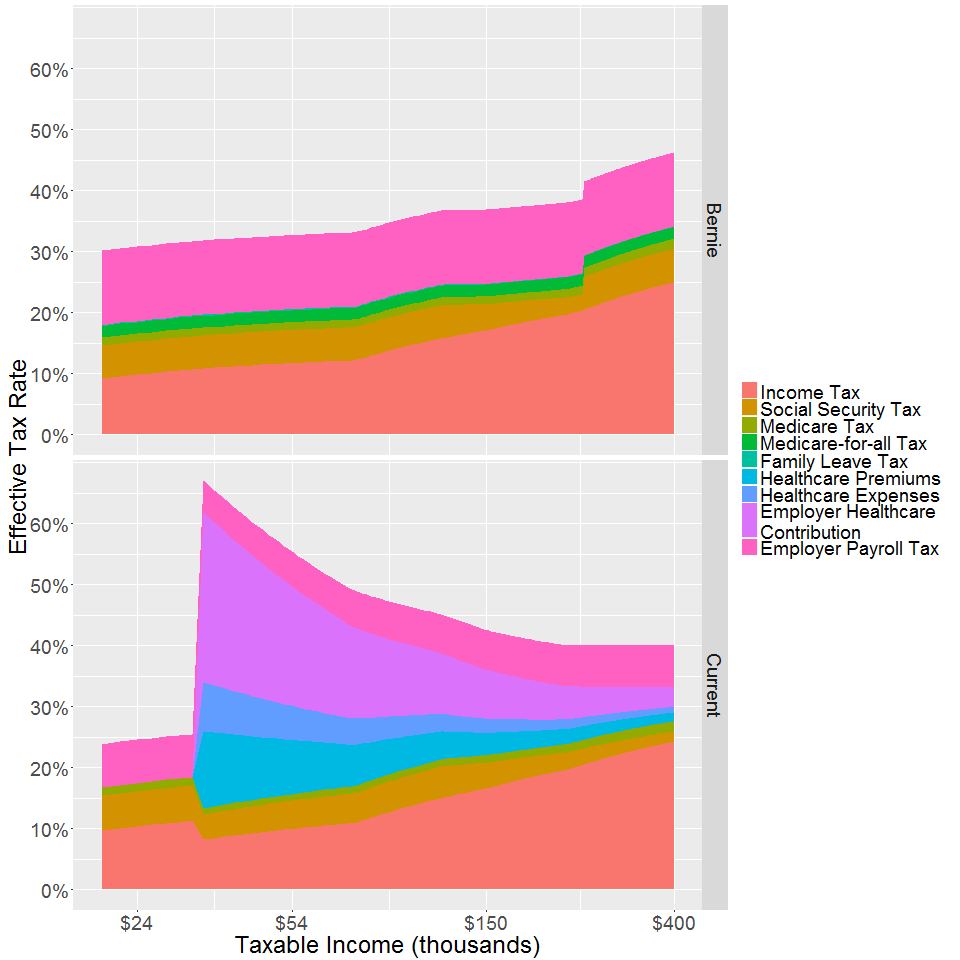

Generate this figure with R:
library(dplyr); library(tidyr); library(acs); library(ggplot2); library(readxl)
library(gridExtra)

useCorporateWelfare <- F

nilBracket <- data.frame(
  bottom = 0, cap = Inf, rate = 0, extra = 0, deduct = 0
)


# https://berniesanders.com/issues/medicare-for-all
# https://berniesanders.com/wp-content/uploads/2016/01/friedman-memo-1.pdf
incomeBracketsBernie <- data.frame(
  bottom = c(0, 18450, 74900, 151200, 230450, 250000, 
             499999, 2000000, 10000000),
  cap = c(18450, 74900, 151200, 230450, 250000, 
          499999, 2000000, 10000000, Inf),
  rate  = c(.1, .15, .25, .28, .33, .37, .43, .48, .52),
  extra = 0, deduct = 1
)

#http://www.bankrate.com/finance/taxes/tax-brackets.aspx
#Married/jointly 2015 rate
incomeBracketsCurrent <- data.frame(
  bottom = c(0, 18450, 74900, 151200, 230450, 411500, 464850),
  cap = c(18450, 74900, 151200, 230450, 411500, 464850, Inf),
  rate = c(.1, .15, .25, .28, .33, .35, .396),
  extra = 0, deduct = 1
)

#https://www.irs.gov/publications/p15/ar02.html#en_US_2016_publink1000202402
# Tax rates and the social security wage base limit.   Social security and
# Medicare taxes have different rates and only the social security tax has a
# wage base limit. The wage base limit is the maximum wage subject to the tax
# for the year. Determine the amount of withholding for social security and
# Medicare taxes by multiplying each payment by the employee tax rate. There are
# no withholding allowances for social security and Medicare taxes.
# 
# For 2016, the social security tax rate is 6.2% (amount withheld) each for the
# employer and employee (12.4% total). The social security wage base limit is
# $118,500. The tax rate for Medicare is 1.45% (amount withheld) each for the
# employee and employer (2.9% total). There is no wage base limit for Medicare
# tax; all covered wages are subject to Medicare tax.
# 
# Additional Medicare Tax withholding.   In addition to withholding Medicare tax
# at 1.45%, you must withhold a 0.9% Additional Medicare Tax from wages you pay
# to an employee in excess of $200,000 in a calendar year. You are required to
# begin withholding Additional Medicare Tax in the pay period in which you pay
# wages in excess of $200,000 to an employee and continue to withhold it each
# pay period until the end of the calendar year. Additional Medicare Tax is only
# imposed on the employee. There is no employer share of Additional Medicare
# Tax. All wages that are subject to Medicare tax are subject to Additional
# Medicare Tax withholding if paid in excess of the $200,000 withholding
# threshold.
ssBracketsCurrent <- data.frame(
  bottom = c(0, 118500),
  cap = c(118500, Inf),
  rate = c(.062, 0),
  extra = 0, deduct = 0
)

medicareBracketsCurrent <- data.frame(
  bottom = c(0, 200000),
  cap = c(200000, Inf),
  rate = c(.0145, .0145 + .009),
  extra = 0, deduct = 0
)

#https://www.ssa.gov/oact/solvency/BSanders_20150323.pdf
#earnings in the 118500 - 250000 range are not
#taxed unless the total earnings are > 250000 
#($8,153 in taxes for the 118500 - 250000 range)
#extra field compensates
ssBracketsBernie <- data.frame(
  bottom = c(0, 118500, 250000),  
  cap = c(118500, 250000, Inf),  
  rate = c(.062, 0, .062),
  extra = c(0, 0, 8153),
  deduct = 0
)


mfaBracketsCurrent <- nilBracket

#https://berniesanders.com/issues/medicare-for-all-2/
mfaBracketsBernie <- data.frame(
  bottom = 0, cap = Inf, rate = .022, extra = 0, deduct = 0
)

familyLeaveBracketsCurrent <- nilBracket

#http://www.gillibrand.senate.gov/issues/paid-family-medical-leave
familyLeaveBracketsBernie <- data.frame(
  bottom = c(0, 113700),
  cap = c(113700, Inf),
  rate = c(.002, 0),
  extra = 0, 
  deduct = 0
)

#federal poverty level for family of 4
#http://familiesusa.org/product/federal-poverty-guidelines
fpl4 <- 24250
#http://obamacarefacts.com/insurance-exchange/premium-tax-credits/
#These brackets erroneously apply Obamacre premium credits to employer plans
# healthPremBracketsCurrent <- data.frame(
#   bottom = c(0, fpl4 * 1.33, fpl4 * 1.5, fpl4 * 2, fpl4 * 2.5, fpl4 * 4),
#   cap = c(fpl4 * 1.33, fpl4 * 1.5, fpl4 * 2, fpl4 * 2.5, fpl4 * 4, Inf),
#   #note, 250-400% of FPL has obamacare rate max of 9.66%, but this exceeds
#   #national average, so the flat average is used instead
#   rate = c(0, .047, .0641, .0818, 0, 0),
#   extra = c(0, 0, 0, 0, 6408, 6408)
# )

# 35 hours per week at minmum wage is 54% of FPL (below medicaid threshold)
# Therefore anyone earning above the medicaid threshold will should eligible for
# employer sponsored coverage under Obamacare
healthPremBracketsCurrent <- data.frame(
  bottom = c(0, fpl4 * 1.33),
  cap = c(fpl4 * 1.33, Inf),
  #note, 250-400% of FPL has obamacare rate max of 9.66%, but this exceeds
  #national average, so the flat average is used instead
  rate = c(0, 0),
  extra = c(0, 6408), 
  deduct = 0
)


#out of pocket expenses set at 2.4% for medicaid recipients, or at the
#national average of $4,065 for all others 
#(assumes state with obamacare medicaid expansion)
#http://www.cbpp.org/research/out-of-pocket-medical-expenses-for-medicaid-beneficiaries-are-substantial-and-growing
#http://www.milliman.com/uploadedFiles/insight/Periodicals/mmi/2015-MMI.pdf 
#page 7
#http://obamacarefacts.com/obamacares-medicaid-expansion/
healthPocketBracketsCurrent <- data.frame(
  bottom = c(0, fpl4 * 1.33),
  cap = c(fpl4 * 1.33, Inf),
  rate = c(.024, 0),
  extra = c(0, 4065 - .024 * fpl4 * 1.33), 
  deduct = 0
)

healthPremBracketsBernie <- nilBracket

healthPocketBracketsBernie <- nilBracket

healthEmpBracketsCurrent <- data.frame(
  bottom = c(0, fpl4*1.33),
  cap = c(fpl4*1.33, Inf),
  rate = 0,
  extra = c(0, 14198), 
  deduct = 0
)

healthEmpBracketsBernie <- nilBracket

payrollTaxBracketsCurrent <- data.frame(
  bottom = 0, cap = Inf, rate = .0765, extra = 0, deduct = 0
)

payrollTaxBracketsBernie <- data.frame(
  bottom = 0, cap = Inf, rate = .1385, extra = 0, deduct = 0
)

corpWelfareGapCurrent <- data.frame(
 bottom = c(0, fpl4 * 1.33),
 cap = c(fpl4 * 1.33, Inf),
 rate = 0,
 extra = c(14198, -14198),
 deduct = 0
)

corpWelfareGapBernie <- nilBracket

taxNamesInd <- c("Income Tax", "Social Security Tax", "Medicare Tax",
                 "Medicare-for-all Tax", "Family Leave Tax", 
                 "Healthcare Premiums", "Healthcare Expenses")
taxNamesEmp <- c("Employer Healthcare\nContribution",
                 "Employer Payroll Tax", "Corporate Welfare")

currentIndBrackets <- list(incomeBracketsCurrent,
                           ssBracketsCurrent,
                           medicareBracketsCurrent,
                           mfaBracketsCurrent,
                           familyLeaveBracketsCurrent,
                           healthPremBracketsCurrent,
                           healthPocketBracketsCurrent)
currentEmpBrackets <- list(healthEmpBracketsCurrent,
                           payrollTaxBracketsCurrent,
                           corpWelfareGapCurrent)

bernieIndBrackets <- list(incomeBracketsBernie,
                          ssBracketsBernie,
                          medicareBracketsCurrent,
                          mfaBracketsBernie,
                          familyLeaveBracketsBernie,
                          healthPremBracketsBernie,
                          healthPocketBracketsBernie)
bernieEmpBrackets <- list(healthEmpBracketsBernie,
                          payrollTaxBracketsBernie,
                          corpWelfareGapBernie)

names(currentIndBrackets) <- taxNamesInd
names(bernieIndBrackets) <- taxNamesInd
names(currentEmpBrackets) <- taxNamesEmp
names(bernieEmpBrackets) <- taxNamesEmp
if(!useCorporateWelfare) {
  currentEmpBrackets$`Corporate Welfare` <- NULL
  bernieEmpBrackets$`Corporate Welfare` <- NULL
}

tax <- function(brackets, income, deduction) {
  rowSums(do.call(mapply, c(FUN = function(bottom, cap, rate, extra, deduct){
    income <- income - deduction * deduct
    margin <- pmin(income, cap) - bottom
    ifelse(margin <= 0, 0, margin * rate + extra)
  }, brackets)))
}


taxes <- function(incomes, bracketsList, deductions = 0) {
  names(incomes) <- as.character(incomes)
#   ret <- mapply(function(inc, ded) {
#     sapply(bracketsList, tax, income = inc, deduction = ded)
#   }, inc = incomes, ded = deductions)
  ret <- sapply(bracketsList, tax, income = incomes, deduction = deductions)
  ret <- data.frame(ret, check.names = F)
  #ret <- data.frame(t(ret), check.names = F)
  
  ret$income <- incomes
  ret$effectiveIncome <- incomes + 
    rowSums(ret[, na.omit(match(taxNamesEmp, names(ret)))], na.rm = T)
  ret$agi <- pmax(incomes - deductions, 0)
  ret
}


incomes <- seq(20000, 450000, by = 2000)

##Deductions and credits

#https://www.irs.com/articles/2015-federal-tax-rates-personal-exemptions-and-standard-deductions
standardDeduction <- 12600
#https://www.irs.gov/publications/p17/ch03.html
exemptions <- 4 * 4000
exPhaseOut <- pmin(ceiling(pmax(0, incomes - 309900) / 2500) * .02, 1)
exemptions <- exemptions - exemptions * exPhaseOut
totalDeduction <- standardDeduction + exemptions
#incomes <- seq(20000, 5000000, by = 10000)

##Earned income tax credit
#https://www.irs.gov/Credits-&-Deductions/Individuals/Earned-Income-Tax-Credit/EITC-Income-Limits-Maximum-Credit-Amounts
#https://www.law.cornell.edu/uscode/text/26/32
eitc <- function(inc, agi) {
  max <- 5548
  fullPhaseout <- 44651
  pPhaseout <- .2106
  pPhasein <- .4
  #calulcate phaseout threshold based on where credit reduces to $0
  startPhaseout <- fullPhaseout - max / pPhaseout
  # credit = 40% of income up to max of 5548 minus 21.05% percent of agi
  # over phaseout threshold down to a minimum credit of 0$ at agi of $44,651
  pmin(inc * pPhasein, max) - 
    pmin(pmax(agi - startPhaseout, 0) * pPhaseout, max)
}

##Child tax credit
#https://www.irs.gov/publications/p972/ar02.html
ctc <- function(agi, income, incTax, nkids = 2) {
  incTax <- pmax(0, incTax)
  ctc <- nkids * 1000
  #reduce max ctc by 5% of income over $110,000 rounded up to nearest thousand
  ctc <- pmax(ctc - pmax(ceiling((agi - 110000) / 1000) * 1000 * .05, 0), 0)
  #creditable ctc is smaller of remaning ctc (after taxes reduced to 0) or 15%
  #of earned income over $3K
  actc <- pmax(pmin(ctc - incTax, .15 * pmax(income - 3000, 0)), 0)
  #credit is full ctc up to the point that taxes are reduced to zero, plus
  #credtiable portion of the remainder
  pmin(ctc, incTax) + actc
}

cur <- taxes(incomes, currentIndBrackets, totalDeduction)
cur <- cur %>% mutate(set = "Current", payer = "Individual",
              `Income Tax` = `Income Tax` - eitc(income, agi),
              `Income Tax` = `Income Tax` - ctc(agi, income, `Income Tax`))
bern <- taxes(incomes, bernieIndBrackets, totalDeduction)
bern <- bern %>% mutate(set = "Bernie", payer = "Individual",
                      `Income Tax` = `Income Tax` - eitc(income, agi),
                      `Income Tax` = `Income Tax` - 
                        ctc(agi, income, `Income Tax`))
curEmp <- taxes(incomes, currentEmpBrackets)
curEmp$set <- "Current"
curEmp$payer <- "Employer"
bernEmp <- taxes(incomes, bernieEmpBrackets)
bernEmp$set <- "Bernie"
bernEmp$payer <- "Employer"

dat <- rbind(gather(rbind(cur, bern),
              expense, amount, -income, -effectiveIncome, -set, -payer, -agi),
             gather(rbind(curEmp, bernEmp),
                    expense, amount, -income, -effectiveIncome, -set, -payer, -agi))
# dat <- rbind(gather(cur, expense, amount, -income, -effectiveIncome, -set),
#       gather(bern, expense, amount,  -income, -effectiveIncome, -set))
# dat <- mutate(dat, rate = amount / effectiveIncome,
#               incomeT = income / 1000)

# minimumWage35HoursBernie <- 15 * 35 * 52
# 
# dat <- filter(dat, 
#               !(income < minimumWage35HoursBernie & set == "Bernie"))



#incomelabs <- c(10, round(minimumWage35HoursBernie/1000), 54, 150, 400)

# #png("bernietax.png", width = 960, height = 960)
# ggplot(dat, aes(x = incomeT, y = rate, fill = expense)) + 
#   geom_area(position = "stack") + facet_grid(set~.) +
#   scale_x_log10(labels = scales::dollar, 
#                 breaks = incomelabs) +
#   theme(text = element_text(size = 24)) +
#   guides(fill = guide_legend("")) +
#   labs(x = "Taxable Income (thousands)", 
#        y = "Effective Tax Rate") +
#   scale_y_continuous(labels = scales::percent,
#                      breaks = seq(0, .6, by = .1))
# #dev.off()

#total effective tax rates
datSum <- dat %>% group_by(payer, set, income, effectiveIncome, agi) %>% 
  summarize(tTax = sum(amount)) %>% ungroup %>% 
  mutate(eTax = tTax / effectiveIncome,
         payer = factor(payer, levels = c("Individual", "Employer")))


##income distribution data from US census, 2014 family incomes
#https://www.census.gov/hhes/www/cpstables/032015/faminc/toc.htm
acs <- read_excel("finc07.xls", skip = 8)[c(-1, -46), 1:3]
acs <- acs %>% rename(income = `Mean \n Income (dollars)`) %>% 
  mutate(prop = Number / sum(Number), centile = cumsum(prop),
         payer = "Population")
getIncomeForPercentile <- approxfun(acs$centile, acs$income)
getPercentileForIncome <- approxfun(acs$income, acs$centile)
percentiles <- read_excel("T11-0089.xls", skip = )
percentiles <- data.frame(p = c(seq(.25, .75, by = .25), .95))
percentiles <- mutate(percentiles, income = getIncomeForPercentile(p),
                      labs = paste0(as.character(p * 100), "th Percentile"),
                      xlabs = paste(scales::dollar(income), labs, sep = "\n"))
percentiles$xlabs[percentiles$p == .5] <- 
  sub("50th Percentile", "Median", percentiles$xlabs[percentiles$p == .5])

mutate(dataSum, percentile = getPercentileForIncome(income))

#differences between plans / ribbon data
datDiff <- inner_join(filter(datSum, set == "Bernie"), 
                      filter(datSum, set == "Current"), 
                      by = c("payer", "income")) %>%
  rename(eTaxBern = eTax.x, eTaxCur = eTax.y) %>%
  #   mutate(increase = eTaxBern - eTaxCur,
  #          bottom = ifelse(increase <= 0, eTaxBern, eTaxCur),
  #          dir = ifelse(increase > 0, "Increase", "Decrease")) %>%
  # select(income, payer, top, bottom, dir)
  mutate(increase = eTaxBern > eTaxCur,
         iTop = ifelse(increase, eTaxBern, NA),
         iBottom = ifelse(increase, eTaxCur, NA),
         dTop = ifelse(!increase, eTaxCur, NA),
         dBottom = ifelse(!increase, eTaxBern, NA))

stop()
ggplot(filter(datDiff, payer == "Individual"), aes(x = income)) +
  geom_segment(aes(xend = income, yend = 0.51, y = .2), percentiles,
               linetype = 2, color = "grey40") +
  geom_ribbon(aes(ymax = iTop, ymin = iBottom, fill = "Increase")) +
  geom_ribbon(aes(ymax = dTop, ymin = dBottom, fill = "Decrease")) +
#   geom_line(aes(y = eTax - .0025, x = income * 1.03, group = set), datSum, 
#             size = 2, color = "grey20") + 
  geom_line(aes(y = eTaxBern, color = "Bernie"), size = 1.9) +
  geom_line(aes(y = eTaxCur, color = "Current"), size = 1.9) +
  scale_x_log10(breaks = percentiles$income, labels = percentiles$xlabs) +
  scale_y_continuous(labels = scales::percent) +
  scale_color_manual("Tax Plan", values = c("#287CBF", "#EB514F")) +
  scale_fill_manual("Change under Bernie's Plans", 
                    values = c("#7db6e3", "#f18b89")) +
  theme_classic() +
  theme(axis.line = element_blank(), leged.position = "bottom") 

  #stat_smooth(aes(y = centile), acs, se = F, method = loess) +
  #coord_cartesian(xlim = c(min(incomes), max(incomes)))


# distrPlot <- ggplot(acs, aes(x = Dollars, y = Number)) +
#   stat_smooth(se = F, method = loess) +
#   coord_cartesian(xlim = c(min(incomes), max(incomes))) +
#   theme_classic() +
#   theme(axis.line = element_blank())
# 
# lay <- rbind(1, 1, 2)
# grid.arrange(taxPlots, distrPlot, layout_matrix = lay)

ggplot(datDiff, aes(x = income)) +
  geom_ribbon(aes(ymax = iTop, ymin = iBottom, fill = "Increase")) +
  geom_ribbon(aes(ymax = dTop, ymin = dBottom, fill = "Decrease")) +
  geom_line(aes(y = eTax - .0025, x = income * 1.03, group = set), datSum, 
            size = 2, color = "grey20") + 
  geom_line(aes(y = eTax, color = set), datSum, size = 1.9) +
  facet_grid(payer ~ ., scales = "free") +
  scale_x_continuous(labels = scales::dollar) +
  scale_y_continuous(labels = scales::percent) +
  scale_color_manual("Tax Plan", values = c("#287CBF", "#EB514F")) +
  scale_fill_manual("Change under Bernie's Plans", 
                    values = c("#7db6e3", "#f18b89")) +
  theme_classic() +
  theme(axis.line = element_blank()) +
  stat_smooth(aes(y = centile), acs, se = F, method = loess) +
  coord_cartesian(xlim = c(min(incomes), max(incomes)))
